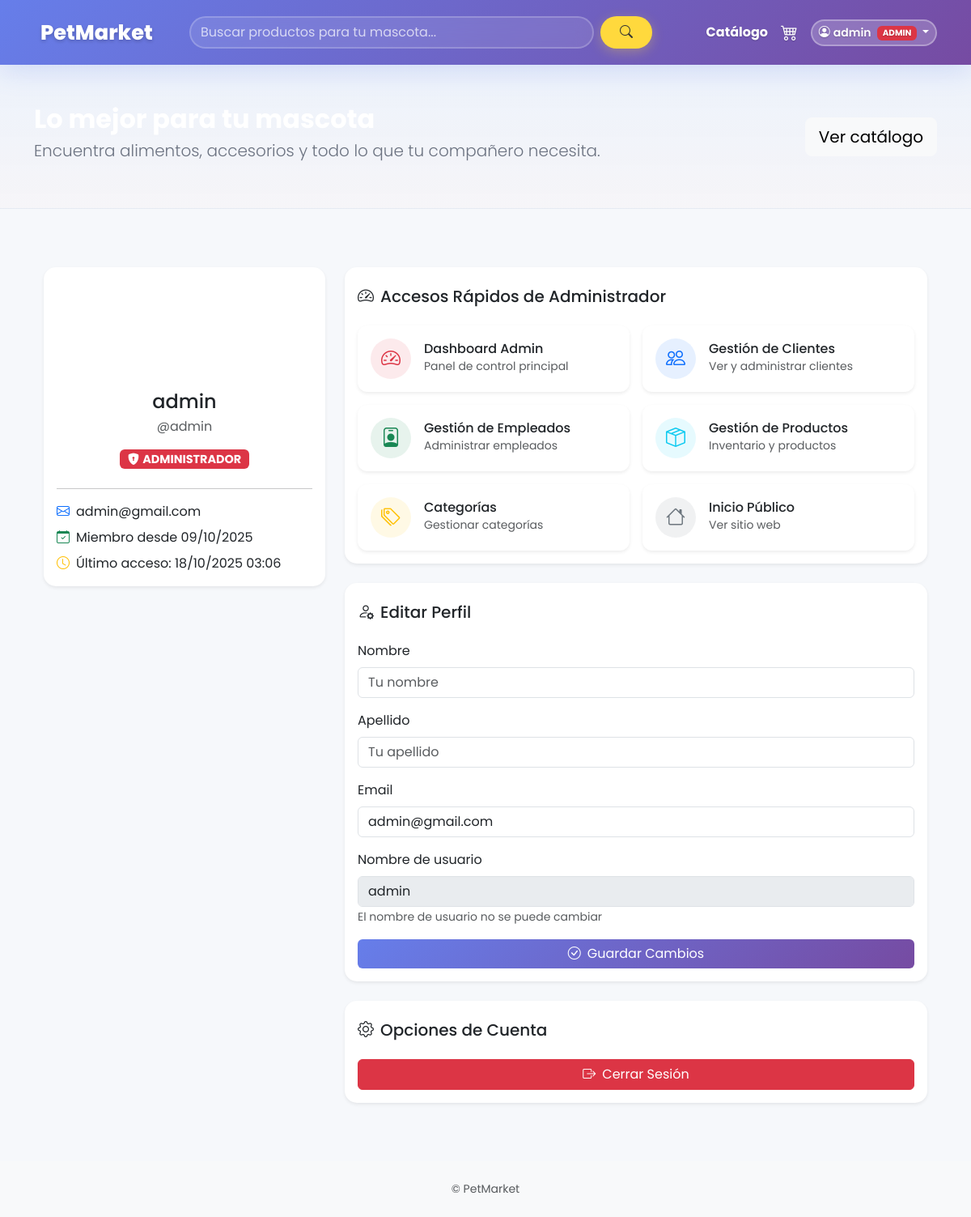
Screenshot of /accounts/web/profile/ (signed in) with the database file from the repository.
### accounts/models.py (models this page shows)
class CustomUser(AbstractUser):
    ROLE_CHOICES = (
        ('admin', 'Administrador'),
        ('empleado', 'Empleado'),
        ('cliente', 'Cliente'),
    )
    role = models.CharField(max_length=20, choices=ROLE_CHOICES, default='cliente')

### accounts/views.py (the view, shortened to what this page needs)
# urls.py: path('profile/', views.profile_page, name='web_profile'),
@login_required
def profile_page(request):
    return render(request, 'accounts/profile.html', {'user': request.user})

### petmarket/context_processors.py (called while the page is built)
def cart_count(request):
    cart = request.session.get('cart', {})
    count = sum(cart.values()) if isinstance(cart, dict) else 0
    return {'cart_count': count}

### templates/accounts/profile.html (shortened to what this page needs)
{% extends 'base.html' %}
{% block content %}
<div class="container py-5">
  <div class="row">
    <div class="col-md-4 mb-4">
      <div class="card border-0 shadow-sm" style="border-radius: 15px;">
        <div class="card-body text-center">
          <div class="mb-3">
            <div class="rounded-circle bg-gradient mx-auto d-flex align-items-center justify-content-center" style="width: 120px; height: 120px; background: linear-gradient(135deg, #667eea 0%, #764ba2 100%);">
              <i class="bi bi-person-fill text-white" style="font-size: 4rem;"></i>
            </div>
          </div>
          <h4 class="mb-1">{{ user.get_full_name|default:user.username }}</h4>
          <p class="text-muted mb-3">@{{ user.username }}</p>
          {% if user.is_superuser or user.role == 'admin' %}
            <span class="badge bg-danger mb-2" style="font-size: 0.9rem;">
              <i class="bi bi-shield-lock-fill me-1"></i>ADMINISTRADOR
            </span>
          {% elif user.role == 'empleado' %}
            <span class="badge bg-info mb-2" style="font-size: 0.9rem;">
              <i class="bi bi-briefcase-fill me-1"></i>EMPLEADO
            </span>
          {% else %}
            <span class="badge bg-primary mb-2" style="font-size: 0.9rem;">
              <i class="bi bi-person-fill me-1"></i>CLIENTE
            </span>
          {% endif %}
          <hr>
          <div class="text-start">
            <p class="mb-2"><i class="bi bi-envelope me-2 text-primary"></i>{{ user.email }}</p>
            <p class="mb-2"><i class="bi bi-calendar-check me-2 text-success"></i>Miembro desde {{ user.date_joined|date:"d/m/Y" }}</p>
            <p class="mb-0"><i class="bi bi-clock me-2 text-warning"></i>Último acceso: {{ user.last_login|date:"d/m/Y H:i" }}</p>
          </div>
        </div>
      </div>
    </div>
    <div class="col-md-8">
      {% if user.is_superuser or user.role == 'admin' %}
      <div class="card border-0 shadow-sm mb-4" style="border-radius: 15px;">
        <div class="card-header bg-transparent border-0 pt-4">
          <h5 class="mb-0"><i class="bi bi-speedometer2 me-2"></i>Accesos Rápidos de Administrador</h5>
        </div>
        <div class="card-body">
          <div class="row g-3">
            <div class="col-md-6">
              <a href="{% url 'empleados:admin_dashboard' %}" class="text-decoration-none">
                <div class="card h-100 border-0 shadow-sm hover-card" style="border-radius: 12px; transition: all 0.3s ease;">
                  <div class="card-body d-flex align-items-center">
                    <div class="rounded-circle bg-danger bg-opacity-10 d-flex align-items-center justify-content-center me-3" style="width: 50px; height: 50px;">
                      <i class="bi bi-speedometer2 text-danger" style="font-size: 1.5rem;"></i>
                    </div>
                    <div>
                      <h6 class="mb-0">Dashboard Admin</h6>
                      <small class="text-muted">Panel de control principal</small>
                    </div>
                  </div>
                </div>
              </a>
            </div>
            <div class="col-md-6">
              <a href="{% url 'empleados:clientes_list' %}" class="text-decoration-none">
                <div class="card h-100 border-0 shadow-sm hover-card" style="border-radius: 12px; transition: all 0.3s ease;">
                  <div class="card-body d-flex align-items-center">
                    <div class="rounded-circle bg-primary bg-opacity-10 d-flex align-items-center justify-content-center me-3" style="width: 50px; height: 50px;">
                      <i class="bi bi-people text-primary" style="font-size: 1.5rem;"></i>
                    </div>
                    <div>
                      <h6 class="mb-0">Gestión de Clientes</h6>
                      <small class="text-muted">Ver y administrar clientes</small>
                    </div>
                  </div>
                </div>
              </a>
            </div>
            <div class="col-md-6">
              <a href="{% url 'empleados:empleados_list' %}" class="text-decoration-none">
                <div class="card h-100 border-0 shadow-sm hover-card" style="border-radius: 12px; transition: all 0.3s ease;">
                  <div class="card-body d-flex align-items-center">
                    <div class="rounded-circle bg-success bg-opacity-10 d-flex align-items-center justify-content-center me-3" style="width: 50px; height: 50px;">
                      <i class="bi bi-person-badge text-success" style="font-size: 1.5rem;"></i>
                    </div>
                    <div>
                      <h6 class="mb-0">Gestión de Empleados</h6>
                      <small class="text-muted">Administrar empleados</small>
                    </div>
                  </div>
                </div>
              </a>
            </div>
            <div class="col-md-6">
              <a href="{% url 'admin_productos_list' %}" class="text-decoration-none">
                <div class="card h-100 border-0 shadow-sm hover-card" style="border-radius: 12px; transition: all 0.3s ease;">
                  <div class="card-body d-flex align-items-center">
                    <div class="rounded-circle bg-info bg-opacity-10 d-flex align-items-center justify-content-center me-3" style="width: 50px; height: 50px;">
                      <i class="bi bi-box-seam text-info" style="font-size: 1.5rem;"></i>
                    </div>
                    <div>
                      <h6 class="mb-0">Gestión de Productos</h6>
                      <small class="text-muted">Inventario y productos</small>
                    </div>
                  </div>
                </div>
              </a>
            </div>
            <div class="col-md-6">
              <a href="/productos/admin/categorias/" class="text-decoration-none">
                <div class="card h-100 border-0 shadow-sm hover-card" style="border-radius: 12px; transition: all 0.3s ease;">
                  <div class="card-body d-flex align-items-center">
                    <div class="rounded-circle bg-warning bg-opacity-10 d-flex align-items-center justify-content-center me-3" style="width: 50px; height: 50px;">
                      <i class="bi bi-tags text-warning" style="font-size: 1.5rem;"></i>
                    </div>
                    <div>
                      <h6 class="mb-0">Categorías</h6>
                      <small class="text-muted">Gestionar categorías</small>
                    </div>
                  </div>
                </div>
              </a>
            </div>
            <div class="col-md-6">
              <a href="/" class="text-decoration-none">
                <div class="card h-100 border-0 shadow-sm hover-card" style="border-radius: 12px; transition: all 0.3s ease;">
                  <div class="card-body d-flex align-items-center">
                    <div class="rounded-circle bg-secondary bg-opacity-10 d-flex align-items-center justify-content-center me-3" style="width: 50px; height: 50px;">
                      <i class="bi bi-house text-secondary" style="font-size: 1.5rem;"></i>
                    </div>
                    <div>
                      <h6 class="mb-0">Inicio Público</h6>
                      <small class="text-muted">Ver sitio web</small>
                    </div>
                  </div>
                </div>
              </a>
            </div>
          </div>
        </div>
      </div>
      {% endif %}
      <div class="card border-0 shadow-sm mb-4" style="border-radius: 15px;">
        <div class="card-header bg-transparent border-0 pt-4">
          <h5 class="mb-0"><i class="bi bi-person-gear me-2"></i>Editar Perfil</h5>
        </div>
        <div class="card-body">
          <form method="post">
            <div class="mb-3">
              <label for="first_name" class="form-label">Nombre</label>
              <input type="text" class="form-control" id="first_name" name="first_name" value="{{ user.first_name }}" placeholder="Tu nombre">
            </div>
            <div class="mb-3">
              <label for="last_name" class="form-label">Apellido</label>
              <input type="text" class="form-control" id="last_name" name="last_name" value="{{ user.last_name }}" placeholder="Tu apellido">
            </div>
            <div class="mb-3">
              <label for="email" class="form-label">Email</label>
              <input type="email" class="form-control" id="email" name="email" value="{{ user.email }}" required>
            </div>
            <div class="mb-3">
              <label class="form-label">Nombre de usuario</label>
              <input type="text" class="form-control" value="{{ user.username }}" disabled>
              <small class="text-muted">El nombre de usuario no se puede cambiar</small>
            </div>
            <button type="submit" class="btn btn-primary w-100">
              <i class="bi bi-check-circle me-2"></i>Guardar Cambios
            </button>
          </form>
        </div>
      </div>
      <div class="card border-0 shadow-sm" style="border-radius: 15px;">
        <div class="card-header bg-transparent border-0 pt-4">
          <h5 class="mb-0"><i class="bi bi-gear me-2"></i>Opciones de Cuenta</h5>
        </div>
        <div class="card-body">
          <a href="/accounts/web/logout/" class="btn btn-danger w-100">
            <i class="bi bi-box-arrow-right me-2"></i>Cerrar Sesión
          </a>
        </div>
      </div>
    </div>
  </div>
</div>
{% endblock %}

### templates/base.html (shortened to what this page needs)
{% load static %}
<!doctype html>
<html lang="es">
  <head>
  <link href="https://cdn.jsdelivr.net/npm/bootstrap@5.3.2/dist/css/bootstrap.min.css" rel="stylesheet">
  <link rel="stylesheet" href="https://cdn.jsdelivr.net/npm/bootstrap-icons@1.11.3/font/bootstrap-icons.css">
    <link rel="stylesheet" href="{% static 'css/site.css' %}">
  </head>
  <body style="font-family: 'Poppins', system-ui, -apple-system, 'Segoe UI', Roboto, 'Helvetica Neue', Arial;">
    <nav class="navbar navbar-expand-lg navbar-dark py-3" style="background: linear-gradient(135deg, #667eea 0%, #764ba2 100%); box-shadow: 0 8px 32px rgba(102, 126, 234, 0.2);">
      <div class="container">
        <a class="navbar-brand d-flex align-items-center" href="/" style="text-decoration:none;">
          <div class="petmarket-logo-text">
            <span style="font-weight:800; color:white; font-size:1.6rem; text-shadow: 0 2px 4px rgba(0,0,0,0.2);">PetMarket</span>
          </div>
        </a>
        <div class="collapse navbar-collapse" id="mainNav">
          <div class="mx-auto my-2 my-lg-0" style="width:60%">
            <form class="d-flex" method="get" action="/productos/">
              <input class="form-control me-2" type="search" placeholder="Buscar productos para tu mascota..." aria-label="Buscar" name="q" value="{{ request.GET.q }}" style="border-radius: 25px; border: 2px solid rgba(255,255,255,0.2); background: rgba(255,255,255,0.1); color: white; backdrop-filter: blur(10px);" onFocus="this.style.background='rgba(255,255,255,0.2)'" onBlur="this.style.background='rgba(255,255,255,0.1)'">
              <button class="btn btn-warning" type="submit" style="border-radius: 25px; padding: 0.5rem 1.5rem; font-weight: 600; background: #ffd93d; border: none; color: #333; box-shadow: 0 4px 15px rgba(255, 217, 61, 0.3);">
                <i class="bi bi-search"></i>
              </button>
            </form>
          </div>
          <ul class="navbar-nav ms-auto align-items-center">
            <li class="nav-item"><a class="nav-link text-white fw-bold" href="/productos/" style="text-shadow: 0 1px 2px rgba(0,0,0,0.2); transition: all 0.3s ease;" onMouseOver="this.style.color='#ffd93d'" onMouseOut="this.style.color='white'">Catálogo</a></li>
            <li class="nav-item">
              <a class="nav-link position-relative text-white" href="/carrito/" style="font-size: 1.3rem; text-shadow: 0 1px 2px rgba(0,0,0,0.2); transition: all 0.3s ease;" onMouseOver="this.style.color='#ffd93d'" onMouseOut="this.style.color='white'">
                <i class="bi bi-cart4"></i>
              </a>
            </li>
            <li class="nav-item ms-2">
              {% if request.user.is_authenticated %}
                <div class="dropdown">
                  <a class="btn btn-sm dropdown-toggle" href="#" role="button" data-bs-toggle="dropdown" style="background: rgba(255,255,255,0.2); color: white; border: 2px solid rgba(255,255,255,0.3); border-radius: 25px; backdrop-filter: blur(10px); font-weight: 600; text-shadow: 0 1px 2px rgba(0,0,0,0.2);">
                    <i class="bi bi-person-circle me-1"></i>{{ request.user.username }}
                    {% if request.user.is_superuser or request.user.role == 'admin' %}
                      <span class="badge bg-danger ms-1" style="font-size: 0.65rem;">ADMIN</span>
                    {% elif request.user.role == 'empleado' %}
                      <span class="badge bg-info ms-1" style="font-size: 0.65rem;">EMPLEADO</span>
                    {% endif %}
                  </a>
                </div>
              {% endif %}
            </li>
          </ul>
        </div>
      </div>
    </nav>
    {% if request.resolver_match.url_name != 'index' %}
    <header class="site-hero-compact py-5 text-white">
      <div class="container">
        <div class="row align-items-center">
          <div class="col-md-8">
            <h2 class="fw-bold mb-1">Lo mejor para tu mascota</h2>
            <p class="lead mb-2">Encuentra alimentos, accesorios y todo lo que tu compañero necesita.</p>
          </div>
          <div class="col-md-4 text-md-end">
            <a href="/productos/" class="btn btn-light btn-lg">Ver catálogo</a>
          </div>
        </div>
      </div>
    </header>
    {% endif %}
    <main class="py-4">
      <div class="container">
        {% block content %}{% endblock %}
      </div>
    </main>
    <footer class="text-muted py-4 bg-light">
      <div class="container text-center small">© PetMarket</div>
    </footer>
  </body>
 </html>

### static/css/site.css (style rules this page uses)
:root { --primary: #0d6efd; --accent: #ff6b6b; --muted: #6b7280; }
body { background: #f6f8fb; color: #0f172a }
.navbar-brand { font-weight: 800; color: var(--primary) !important }
.card { border: 0; border-radius: 12px; }
.btn-primary { background: var(--primary); border-color: var(--primary); }
.site-hero-compact { padding: 2.5rem 0; text-align: left; background: linear-gradient(180deg, rgba(13,110,253,0.04), rgba(255,107,107,0.02)); border-bottom: 1px solid rgba(0,0,0,0.03); }
.site-hero-compact h2 { font-weight:800 }
.site-hero-compact p { color:var(--muted) }
html { scroll-behavior: smooth; }
.navbar { transition: all 0.3s ease; }
.navbar .form-control::placeholder { color: rgba(255, 255, 255, 0.7) !important; }
.petmarket-logo-text { display: flex; align-items: center; transition: all 0.3s ease; }

### templates/accounts/profile.html (style rules this page uses)
.btn-primary { background: linear-gradient(135deg, #667eea 0%, #764ba2 100%); border: none; }

### templates/base.html (style rules this page uses)
.badge { animation: pulse 2s infinite; }

### rows the page displays
CustomUser: user.username "admin", get_full_name "admin", username "admin", email "admin@gmail.com", date_joined "09/10/2025", last_login "18/10/2025 03:06"
